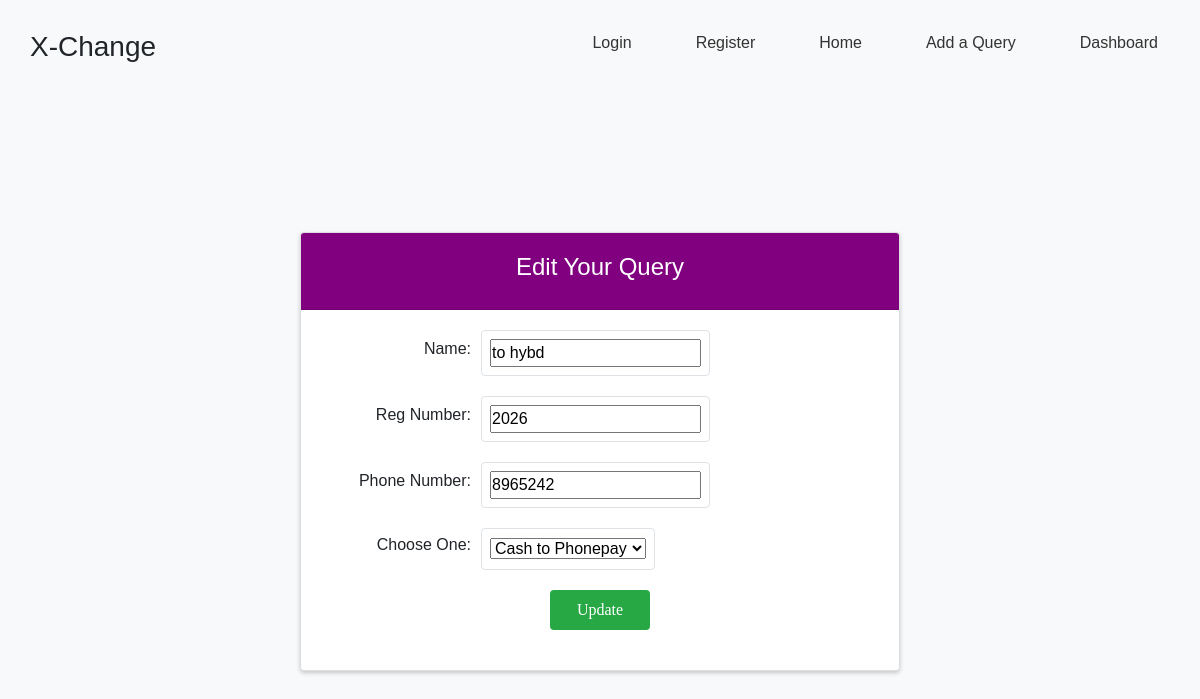
The app's page /money/edit/2/ with its own data.
### myapp/models.py (models this page shows, shortened)
class AddQuery(models.Model):
    seller = models.ForeignKey(User, on_delete=models.CASCADE)
    name = models.CharField(max_length=100, unique=True)
    registration_number = models.CharField(max_length=20)
    phone_number = models.CharField(max_length=15)
    checkbox_field = models.BooleanField(default=False)
    RADIO_CHOICES = (
        ("PhonePay to Cash", "PhonePay to Cash"),
        ("Cash to Phonepay", "Cash to Phonepay"),
    )
    radio_field = models.CharField(max_length=100, choices=RADIO_CHOICES)

### myapp/views.py (the view)
# urls.py: path("edit/<int:id>/", views.edit_query, name="edit_query"),
def edit_query(request, id):
    query = get_object_or_404(AddQuery, id=id)
    form = AddQueryForm(instance=query)
    if request.method == "POST":
        form = AddQueryForm(request.POST, instance=query)
        if form.is_valid():
            form.save()
            return redirect("dashboard")
    return render(request, "myapp/edit.html", {"form": form})

### myapp/forms.py
class AddQueryForm(forms.ModelForm):
    class Meta:
        model = AddQuery
        fields = [
            "name",
            "registration_number",
            "phone_number",
            "checkbox_field",
            "radio_field",
        ]
        widgets = {
            "checkbox_field": forms.CheckboxInput(),
        }

### myapp/templates/myapp/edit.html (shortened to what this page needs)
<!DOCTYPE html>
<html lang="en">
  <head>
    <link
      rel="stylesheet"
      href="https://stackpath.bootstrapcdn.com/bootstrap/4.3.1/css/bootstrap.min.css"
    />
  </head>
  <body>
    <nav>
      <h3 style="padding: 20px">X-Change</h3>
      <ul>
        <li><a href="{% url 'login'%}">Login</a></li>
        <li><a href="{% url 'register'%}">Register</a></li>
        <li><a href="{% url 'home'%}">Home</a></li>
        <li><a href="{% url 'create_query'%}">Add a Query</a></li>
        <li><a href="{% url 'dashboard'%}">Dashboard</a></li>
      </ul>
    </nav>
    <div class="container">
      <div class="card">
        <div class="card-header">
          <h4>Edit Your Query</h4>
        </div>
        <div class="card-body">
          <form method="post" enctype="multipart/form-data">
            <div class="form-group">
              <label for="name">Name:</label>
              <div class="border rounded appearance-none py-2 px-2 mr-10">
                {{form.name }}
              </div>
            </div>
            <div class="form-group">
              <label for="registration_number">Reg Number:</label>
              <div class="border rounded appearance-none py-2 px-2 mr-10">
                {{form.registration_number }}
              </div>
            </div>
            <div class="form-group">
              <label for="phone_number">Phone Number:</label>
              <div class="border rounded appearance-none py-2 px-2 mr-10">
                {{form.phone_number }}
              </div>
            </div>
            <div class="form-group">
              <label for="radio_field">Choose One:</label>
              <div class="border rounded appearance-none py-2 px-2 mr-10">
                {{form.radio_field }}
              </div>
            </div>
            <div class="form-group text-center">
              <button type="submit" class="btn btn-submit">Update</button>
            </div>
          </form>
        </div>
      </div>
    </div>
  </body>
</html>

### myapp/templates/myapp/edit.html (style rules this page uses)
* { margin: 0; padding: 0; box-sizing: border-box; }
body { font-family: Arial, sans-serif; background-color: #f8f9fa; }
nav { background-color: #f8f9fa; padding: 10px; display: flex; justify-content: space-between; align-items: center; margin-bottom: 0px; }
nav ul { list-style-type: none; display: flex; margin-left: -20px; }
nav ul li { margin: 20px; }
nav ul li a { text-decoration: none; color: #333; padding: 8px 12px; border-radius: 5px; transition: background-color 0.3s ease; }
.container { min-height: calc( 100vh - 100px ); display: flex; justify-content: center; align-items: center; margin-top: 0px; }
.card { box-shadow: 0 2px 4px rgba(0, 0, 0, 0.2); width: 600px; height: auto; }
.card-header { background-color: purple; color: white; text-align: center; padding: 20px; }
.card-body { padding: 20px; }
.form-group { margin-bottom: 20px; display: flex; flex-direction: row; align-items: center; }
.form-group label { flex: 0 0 150px; margin-right: 10px; text-align: right; }
.btn-submit { background-color: #28a745; border: none; color: white; width: 100px; height: 40px; font-weight: 300; font-family: "Lobster", cursive; margin: 0 auto; display: block; }

### records on screen
AddQuery: name "to hybd", registration_number "2026", phone_number "8965242", radio_field "Cash to Phonepay"
